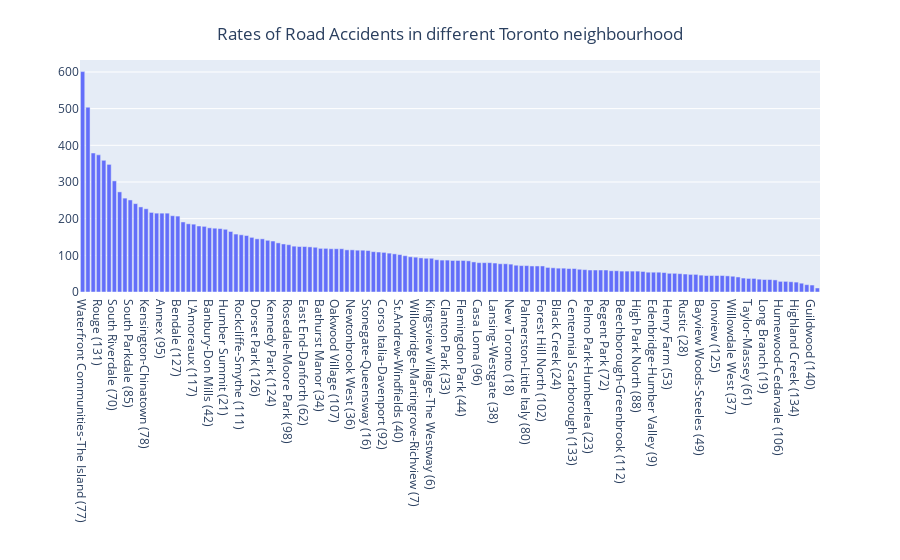

Source (notebook cell):
### Code cell
fig = px.bar(df_clean, x = df_clean['Neighbourhood'].value_counts().index , y = df_clean['Neighbourhood'].value_counts(), labels={'x':'','y':''})
fig.update_layout(
    title={
        'text': "Rates of Road Accidents in different Toronto neighbourhood",
        'y':0.95,
        'x':0.5,
        'xanchor': 'center',
        'yanchor': 'top'})
fig.show()

### Figure 1 — Plotly figure (JSON) as saved in the notebook; plotly's stock layout.template omitted (floating-point values rounded to 4 significant figures; data arrays with more than 128 entries replaced by an {"elided": "..."} marker saying what was removed)
{"data": [{"alignmentgroup": "True", "hovertemplate": "=%{y}<extra></extra>", "legendgroup": "", "marker": {"color": "#636efa"}, "name": "", "offsetgroup": "", "orientation": "v", "showlegend": false, "textposition": "auto", "type": "bar", "x": {"elided": "140 str values"}, "xaxis": "x", "y": {"elided": "140 int values"}, "yaxis": "y"}], "layout": {"barmode": "relative", "legend": {"tracegroupgap": 0}, "margin": {"t": 60}, "title": {"text": "Rates of Road Accidents in different Toronto neighbourhood", "x": 0.5, "xanchor": "center", "y": 0.95, "yanchor": "top"}, "xaxis": {"anchor": "y", "domain": [0, 1], "title": {"text": ""}}, "yaxis": {"anchor": "x", "domain": [0, 1], "title": {"text": ""}}}}
